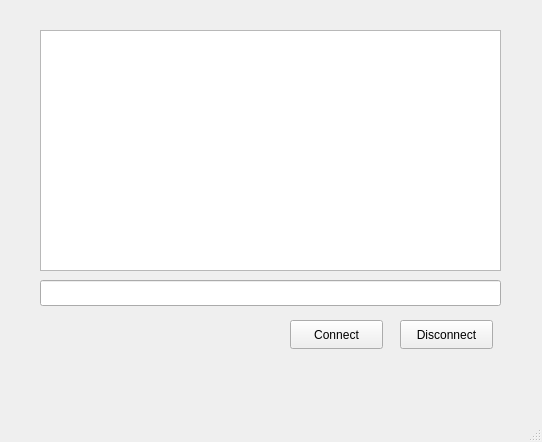
<?xml version="1.0" encoding="UTF-8"?>
<ui version="4.0">
 <class>MainWindow</class>
 <widget class="QMainWindow" name="MainWindow">
  <property name="geometry">
   <rect>
    <x>0</x>
    <y>0</y>
    <width>542</width>
    <height>442</height>
   </rect>
  </property>
  <property name="windowTitle">
   <string>MainWindow</string>
  </property>
  <widget class="QWidget" name="centralwidget">
   <widget class="QPushButton" name="pushButton">
    <property name="geometry">
     <rect>
      <x>290</x>
      <y>320</y>
      <width>93</width>
      <height>29</height>
     </rect>
    </property>
    <property name="text">
     <string>Connect</string>
    </property>
   </widget>
   <widget class="QPushButton" name="pushButton_2">
    <property name="geometry">
     <rect>
      <x>400</x>
      <y>320</y>
      <width>93</width>
      <height>29</height>
     </rect>
    </property>
    <property name="text">
     <string>Disconnect</string>
    </property>
   </widget>
   <widget class="QPlainTextEdit" name="plainTextEdit">
    <property name="geometry">
     <rect>
      <x>40</x>
      <y>30</y>
      <width>461</width>
      <height>241</height>
     </rect>
    </property>
   </widget>
   <widget class="QLineEdit" name="lineEdit">
    <property name="geometry">
     <rect>
      <x>40</x>
      <y>280</y>
      <width>461</width>
      <height>26</height>
     </rect>
    </property>
   </widget>
  </widget>
  <widget class="QMenuBar" name="menubar">
   <property name="geometry">
    <rect>
     <x>0</x>
     <y>0</y>
     <width>542</width>
     <height>22</height>
    </rect>
   </property>
  </widget>
  <widget class="QStatusBar" name="statusbar"/>
 </widget>
 <resources/>
 <connections/>
</ui>
